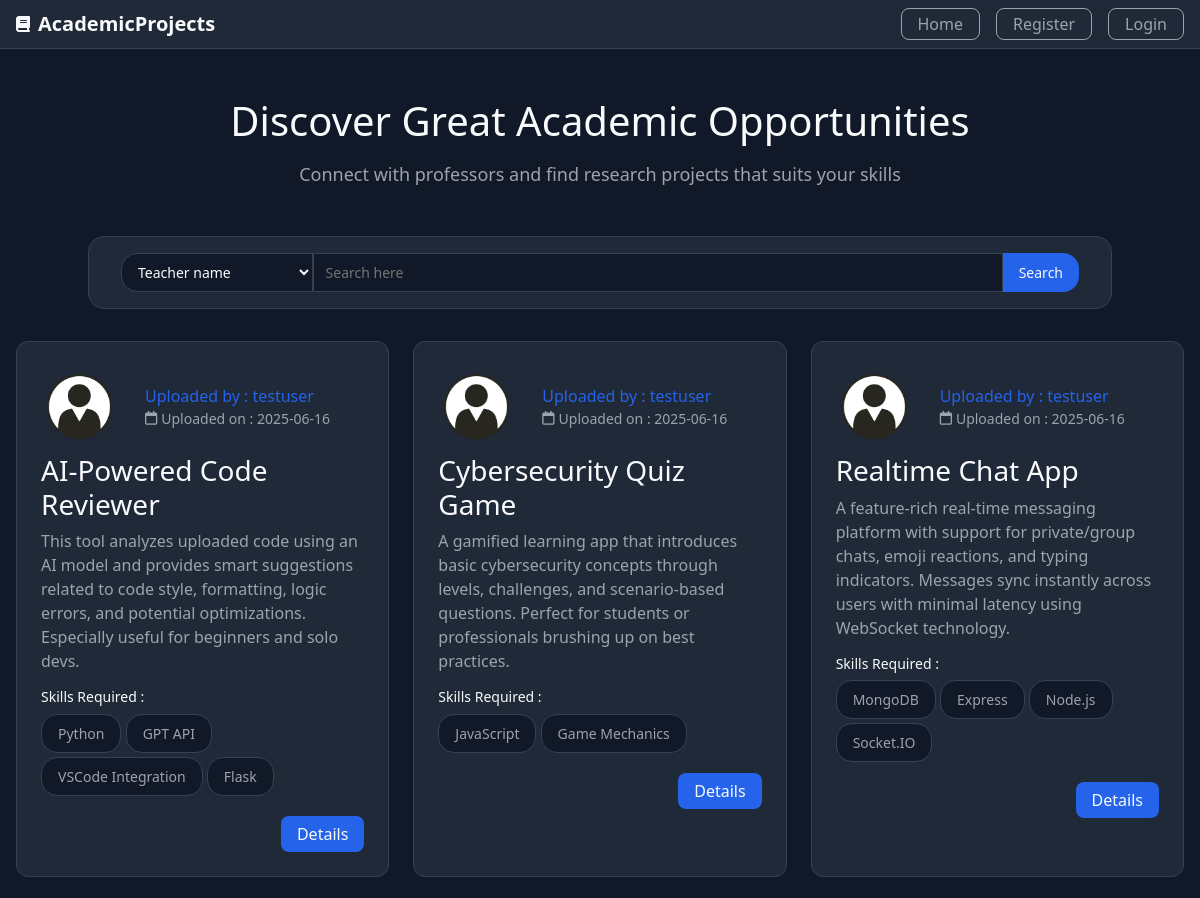
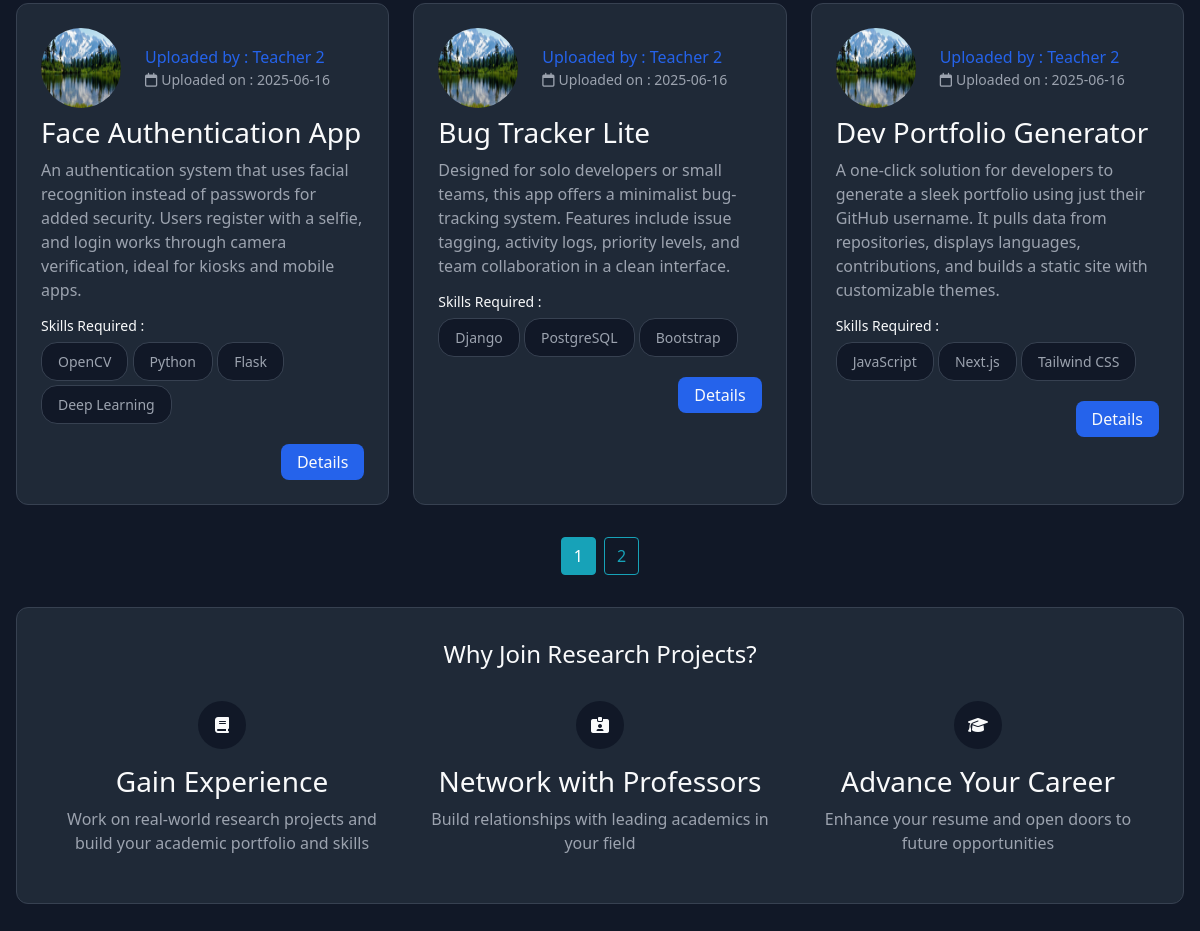
Page /home on the earlier database version (2 pictures, top to bottom).
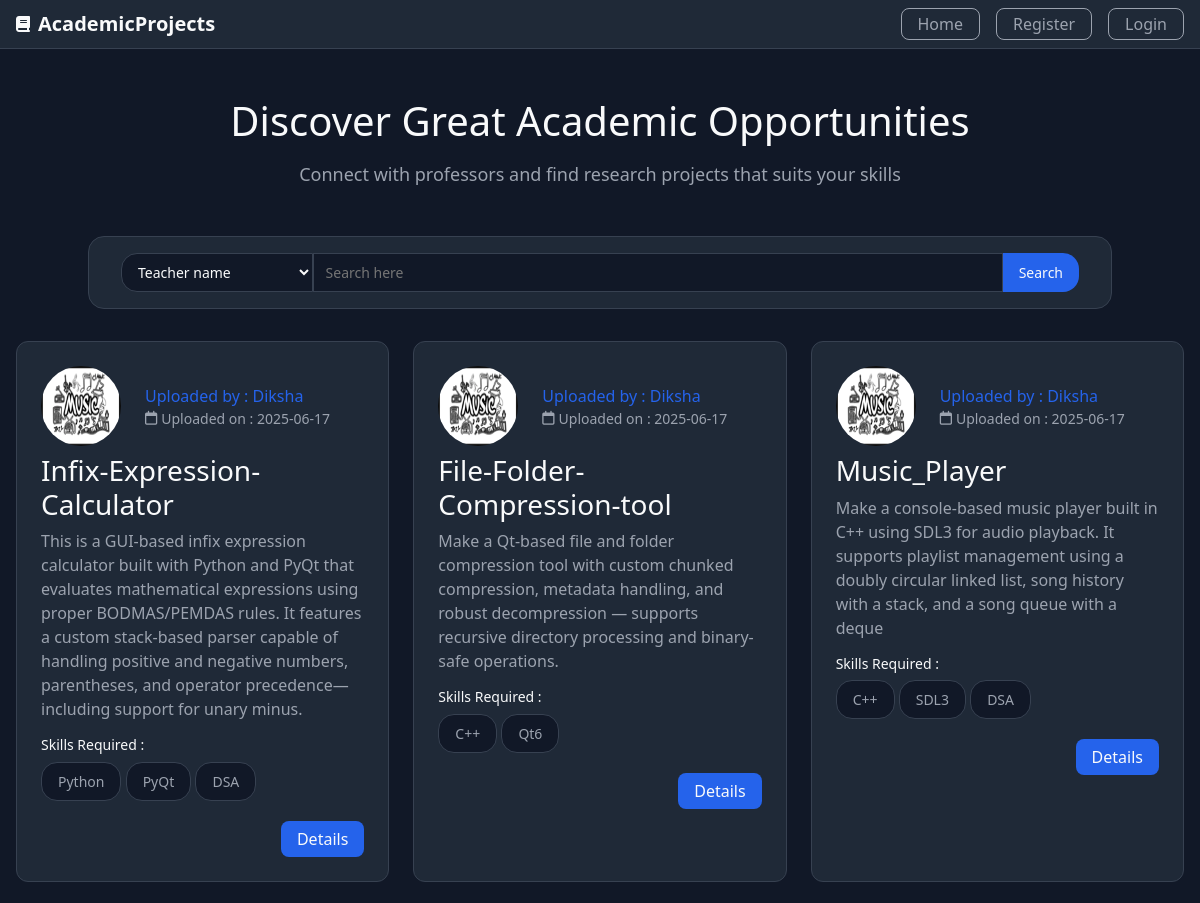
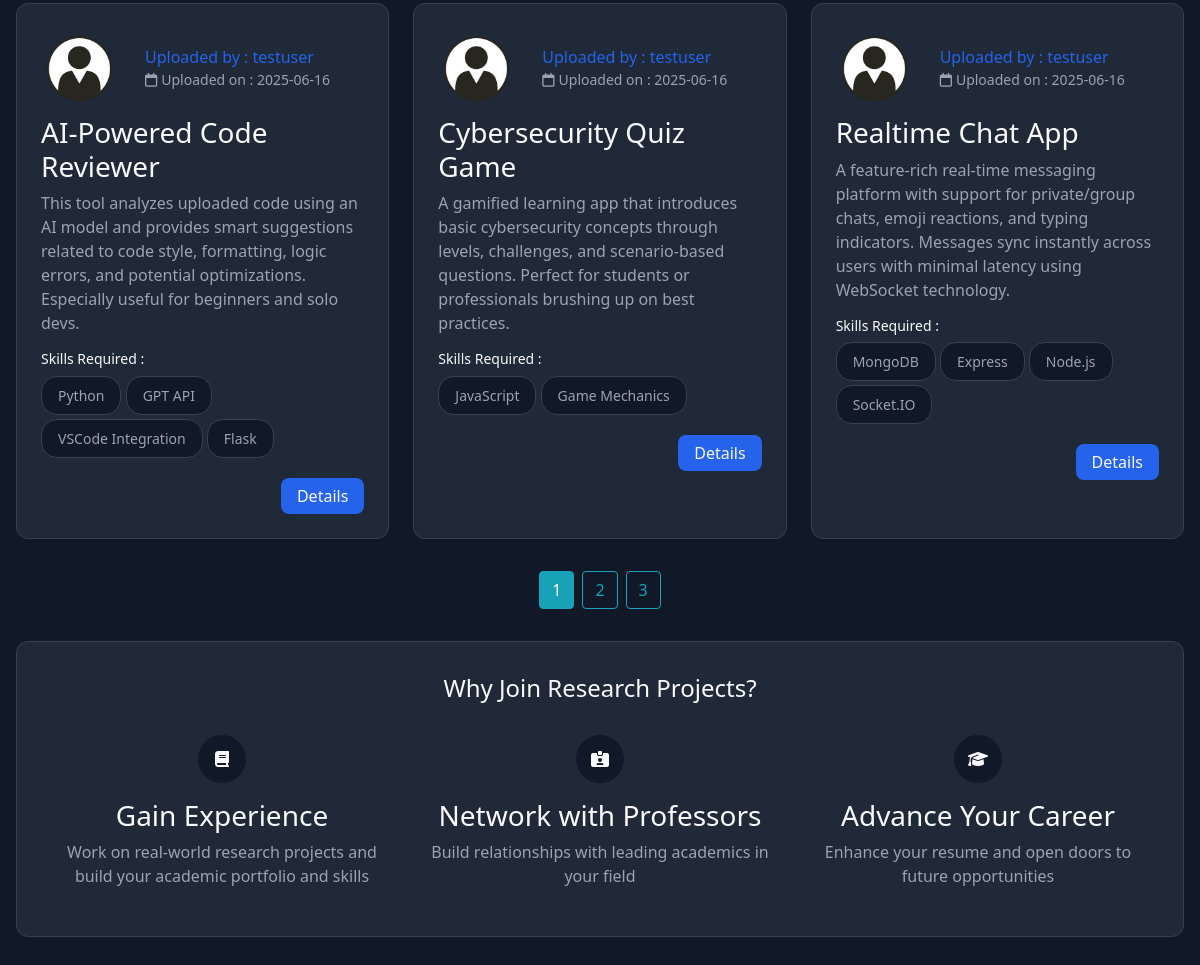
Same page on the later database version (2 pictures, top to bottom).
### Project/models.py (models this page shows, shortened)
class Project(db.Model):
    id=db.Column(db.Integer,primary_key=True)
    title=db.Column(db.String(100),nullable=False)
    description=db.Column(db.Text,nullable=False)
    skills=db.Column(db.Text,nullable=False)
    descriptive_pdf=db.Column(db.String(80),nullable=False,default='No pdf')
    user_count=db.Column(db.Integer,nullable=False,default=0)
    created_at=db.Column(db.DateTime,nullable=False,default=datetime.utcnow)
    created_by=db.Column(db.Integer,db.ForeignKey('user.id'))
    submission=db.relationship('Submission',backref='project',lazy=True,cascade="all,delete")
    evaluation=db.relationship('Evaluation',backref='project',lazy=True,cascade="all,delete")
    project_taken_by=db.relationship('Project_Taken',backref='project',lazy=True,cascade="all,delete")

class User(db.Model,UserMixin):
    id=db.Column(db.Integer,primary_key=True)
    username=db.Column(db.String(30),unique=True,nullable=False)
    email=db.Column(db.String(30),unique=True,nullable=False)
    password=db.Column(db.String(80),unique=False,nullable=False)
    total_projects=db.Column(db.Integer,nullable=False,default=0)
    total_projects_taken=db.Column(db.Integer,nullable=False,default=0)
    total_projects_submitted=db.Column(db.Integer,nullable=False,default=0)
    total_projects_evaluated=db.Column(db.Integer,nullable=False,default=0)
    profile_picture=db.Column(db.String(80),nullable=False,default="default.png")
    role=db.Column(db.String(80),nullable=False)
    project=db.relationship("Project",backref="user",lazy=True,cascade="all,delete")
    submission=db.relationship("Submission",backref="user",lazy=True,cascade="all,delete")
    evaluation=db.relationship("Evaluation",backref="user",lazy=True,cascade="all,delete")
    project_taken=db.relationship("Project_Taken",backref="user",lazy=True,cascade="all,delete")

### Project/routes.py (the view, shortened to what this page needs)
@app.route("/")
@app.route("/home",methods=['GET','POST'])
def home():
    page=request.args.get('page',1,type=int)
    form=search_projects()
    projects=Project.query.order_by(Project.created_at.desc()).paginate(page=page,max_per_page=6)
    return render_template("home.html",projects=projects,page=page,form=form)

### Project/forms.py
class search_projects(FlaskForm):
    category=FieldList(SelectField("Search By",choices=[
        ('teacher_name','Teacher name'),
        ('project_name','Project name'),
        ('skill','Skill')
    ],validators=[DataRequired()]),min_entries=1)
    search=StringField("Search here",validators=[DataRequired()])
    submit=SubmitField("Search")

### Project/templates/home.html (shortened to what this page needs)
{% extends "layout.html" %}
{% block content %}
  <main class="container">
    <section class="top-section">
      <h1>Discover Great Academic Opportunities</h1>
      <p>Connect with professors and find research projects that suits your skills</p>
    </section>
    <section class="search">
      <div class="search-container">
        <form action="" method="POST">
          <div class="search-here">
            <div class="search-category">
                {% for i in form.category %}
                  <span>{{i()}}</span>
                {% endfor %}
            </div>
            <div class="search-box">
              {{form.search(placeholder=form.search.label.text,class="search-input")}}
            </div>
            <div>
              {{form.submit(class="search-btn button button-diff")}}
            </div>
          </div>
        </form>
      </div>
    </section>
    <section>
      <div class="projects-grid">
        {% for project in projects %}
        <article class="project-card">
          <div class="project-content">
            <div class="project-user-profile">
              <img class="rounded-circle account-img project-image" src="{{url_for('static',filename='/profile_pics/'+project.user.profile_picture)}}">
              <div class="project-profile">
                <span class="uploader">Uploaded by : {{project.user.username}}</span>
                <span class="upload-date">
                  <i class="fa-regular fa-calendar"></i>
                  Uploaded on :
                  {{project.created_at.strftime("%Y-%m-%d")}}
                </span>
              </div>
            </div>
            <h3>{{project.title}}</h3>
            <p>{{project.description}}</p>
            <div class="skills">
              <h4>Skills Required : </h4>
              <ul>
                {% for i in project.skills.split(',') %}
                  <li>{{i.strip()}}</li>
                {% endfor %}
              </ul>
            </div>
              <div class="project-footer">
                <a class="button button-diff" href="{{url_for('project_details',project_id=project.id)}}">Details</a>
              </div>
          </div>
        </article>
        {% endfor %}
      </div>
    </section>
    <div class="paginate">
      {% if page %}
        {% for i in projects.iter_pages(left_edge=1, right_edge=1,left_current=1,right_current=1) %}
          {% if i %}
            {% if i==page %}
              <a class="btn btn-info" href="{{url_for('home',page=i)}}">{{i}}</a>
            {% else %}
              <a class="btn btn-outline-info" href="{{url_for('home',page=i)}}">{{i}}</a>
            {% endif %}
          {% else %}
            <p>...</p>
          {% endif %}
        {% endfor %}
      {% endif %}
    </div>
    <section class="benefits">
      <h2>Why Join Research Projects?</h2>
      <div class="benefits-grid">
        <div class="benefit-card">
          <div class="benefit-icon">
            <i class="fa-solid fa-book"></i>
          </div>
          <h3>Gain Experience</h3>
          <p>Work on real-world research projects and build your academic portfolio and skills</p>
        </div>
        <div class="benefit-card">
          <div class="benefit-icon">
            <i class="fa-solid fa-id-card-clip"></i>
          </div>
          <h3>Network with Professors</h3>
          <p>Build relationships with leading academics in your field</p>
        </div>
        <div class="benefit-card">
          <div class="benefit-icon">
            <i class="fa-solid fa-graduation-cap"></i>
          </div>
          <h3>Advance Your Career</h3>
          <p>Enhance your resume and open doors to future opportunities</p>
        </div>
      </div>
    </section>
  </main>
{% endblock content %}

### Project/templates/layout.html (shortened to what this page needs)
<!DOCTYPE html>
<html lang="en">
<head>
    <link rel="stylesheet" href="https://cdn.jsdelivr.net/npm/bootstrap@4.4.1/dist/css/bootstrap.min.css">
    <link rel="stylesheet" href="{{url_for('static',filename='styles.css')}}">
    <link rel="stylesheet" href="https://cdnjs.cloudflare.com/ajax/libs/font-awesome/6.6.0/css/all.min.css">
</head>
<body>
    <header>
    <div class="container">
        <div class="header-content">
        <div class="logo">
            <i class="fa-solid fa-book"></i>
            <span>AcademicProjects</span>
        </div>
        <nav>
            <a class="button" href="{{url_for('home')}}">Home</a>
            {% if current_user.is_authenticated %}
                <a class="button" href="{{url_for('profile')}}">Profile</a>
                <a class="button" href="{{url_for('logout')}}">Logout</a>
            {% else %}
                <a class="button" href="{{url_for('register')}}">Register</a>
                <a class="button" href="{{url_for('login')}}">Login</a>
            {% endif %}
        </nav>
        </div>
    </div>
    </header>
    {% block content %}
    {% endblock %}
</body>
</html>

Differences in the rows shown:
no longer on this page (row unchanged): Project: profile_picture (picture), user.username "Teacher 2", created_at "2025-06-16", title "Face Authentication App", description "An authentication system that uses facial recognition instead of passwords for added security. Users register with a selfie, and login works through camera verification, ideal for kiosks and mobile apps.", strip "OpenCV" "Python" "Flask" "Deep Learning"
no longer on this page (row unchanged): Project: profile_picture (picture), user.username "Teacher 2", created_at "2025-06-16", title "Bug Tracker Lite", description "Designed for solo developers or small teams, this app offers a minimalist bug-tracking system. Features include issue tagging, activity logs, priority levels, and team collaboration in a clean interface.", strip "Django" "PostgreSQL" "Bootstrap"
no longer on this page (row unchanged): Project: profile_picture (picture), user.username "Teacher 2", created_at "2025-06-16", title "Dev Portfolio Generator", description "A one-click solution for developers to generate a sleek portfolio using just their GitHub username. It pulls data from repositories, displays languages, contributions, and builds a static site with customizable themes.", strip "JavaScript" "Next.js" "Tailwind CSS"
added Project: profile_picture (picture), user.username "Diksha", created_at "2025-06-17", title "Infix-Expression-Calculator", description "This is a GUI-based infix expression calculator built with Python and PyQt that evaluates mathematical expressions using proper BODMAS/PEMDAS rules. It features a custom stack-based parser capable of handling positive and negative numbers, parentheses, and operator precedence—including support for unary minus.", strip "Python" "PyQt" "DSA"
added Project: profile_picture (picture), user.username "Diksha", created_at "2025-06-17", title "File-Folder-Compression-tool", description "Make a Qt-based file and folder compression tool with custom chunked compression, metadata handling, and robust decompression — supports recursive directory processing and binary-safe operations.", strip "C++" "Qt6"
added Project: profile_picture (picture), user.username "Diksha", created_at "2025-06-17", title "Music_Player", description "Make a console-based music player built in C++ using SDL3 for audio playback. It supports playlist management using a doubly circular linked list, song history with a stack, and a song queue with a deque", strip "C++" "SDL3" "DSA"
Other differences:
new list line: "3"
